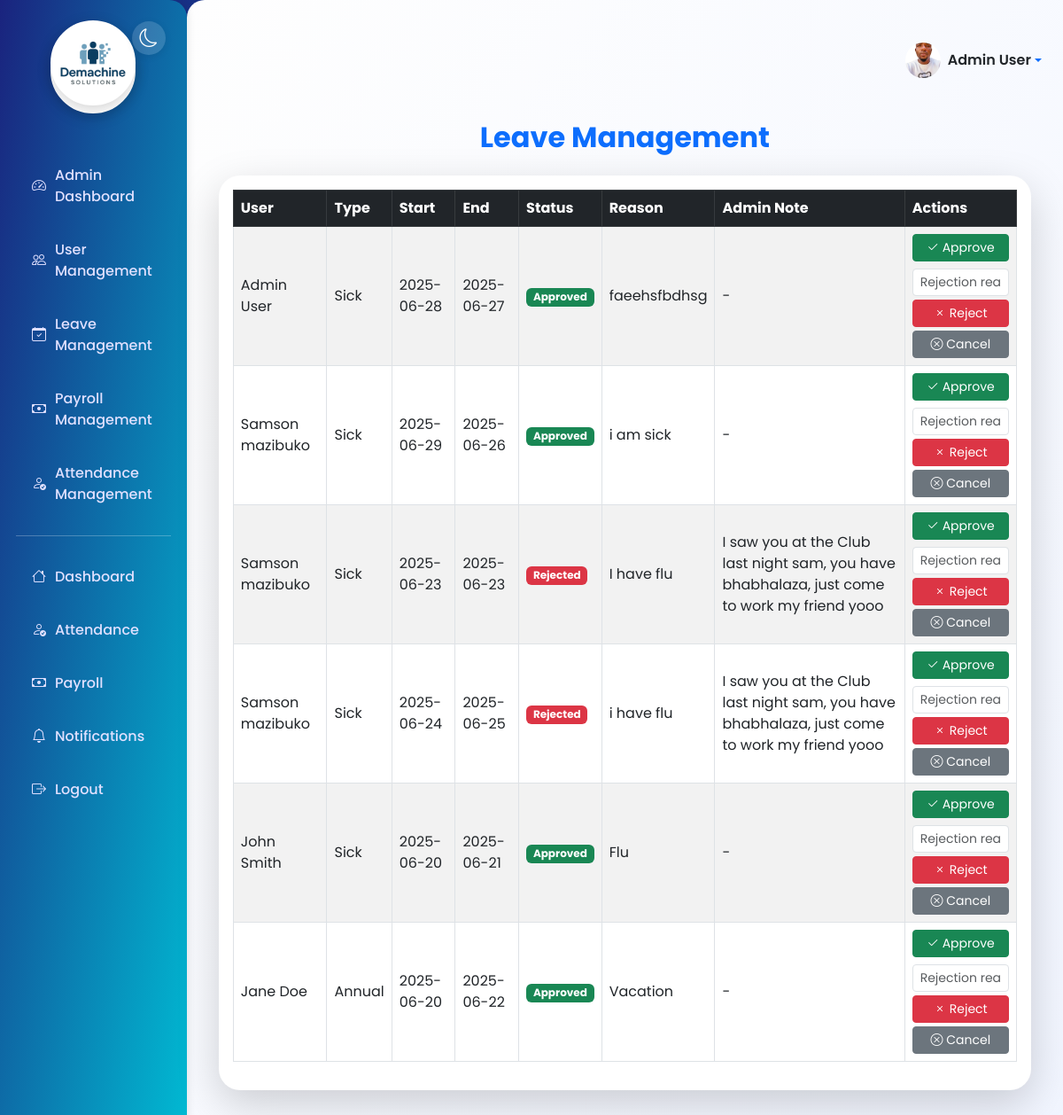
The page /admin/leaves (signed in) on the database its author committed.
### models.py (models this page shows, shortened)
class User(db.Model, UserMixin):
    id = db.Column(db.Integer, primary_key=True)
    username = db.Column(db.String(80), unique=True, nullable=False)
    email = db.Column(db.String(120), unique=True, nullable=False)
    password_hash = db.Column(db.String(128), nullable=False)
    name = db.Column(db.String(100))
    phone = db.Column(db.String(20))
    role = db.Column(db.String(20), default='user')  # 'admin' or 'user'
    is_active = db.Column(db.Boolean, default=True)
    date_joined = db.Column(db.DateTime, default=datetime.utcnow)
    face_encoding = db.Column(db.PickleType)  # Store face encoding as binary
    profile_picture = db.Column(db.String(255))  # Filename of profile picture
    email_notifications = db.Column(db.Boolean, default=True)
    sms_notifications = db.Column(db.Boolean, default=False)
    is_verified = db.Column(db.Boolean, default=False)
    attendances = db.relationship('Attendance', backref='user', lazy=True)
    leaves = db.relationship('LeaveRequest', backref='user', lazy=True)
    payrolls = db.relationship('Payroll', backref='user', lazy=True)
    notifications = db.relationship('Notification', backref='user', lazy=True)

class LeaveRequest(db.Model):
    id = db.Column(db.Integer, primary_key=True)
    user_id = db.Column(db.Integer, db.ForeignKey('user.id'), nullable=False)
    leave_type = db.Column(db.String(50), nullable=False)
    start_date = db.Column(db.Date, nullable=False)
    end_date = db.Column(db.Date, nullable=False)
    reason = db.Column(db.String(255), nullable=False)
    status = db.Column(db.String(20), default='Pending')  # Pending, Approved, Rejected, Cancelled
    admin_note = db.Column(db.String(255))
    requested_at = db.Column(db.DateTime, default=datetime.utcnow)
    reviewed_at = db.Column(db.DateTime)

### app.py (the view, shortened to what this page needs)
@app.route('/admin/leaves', methods=['GET', 'POST'])
@login_required
@admin_required
def admin_leaves():
    leaves = LeaveRequest.query.order_by(LeaveRequest.requested_at.desc()).all()
    return render_template('admin_leaves.html', leaves=leaves)

### app.py (called while the page is built)
@login_manager.user_loader
def load_user(user_id):
    return User.query.get(int(user_id))

def admin_required(f):
    @wraps(f)
    def decorated_function(*args, **kwargs):
        if not current_user.is_authenticated or current_user.role != 'admin':
            abort(403)
        return f(*args, **kwargs)
    return decorated_function

@app.before_request
def before_request():
    if current_user.is_authenticated:
        g.unread_notifications = Notification.query.filter_by(user_id=current_user.id, is_read=False).count()
    else:
        g.unread_notifications = 0

### templates/admin_leaves.html (shortened to what this page needs)
{% extends "layout.html" %}
{% block content %}
<div class="container py-4">
  <h2 class="mb-4 fw-bold text-primary text-center">Leave Management</h2>
  <div class="card shadow-lg border-0 mb-4" style="border-radius: 1.5rem;">
    <div class="card-body">
      <div class="table-responsive">
        <table class="table table-bordered table-striped align-middle">
          <thead class="table-dark">
            <tr>
              <th>User</th>
              <th>Type</th>
              <th>Start</th>
              <th>End</th>
              <th>Status</th>
              <th>Reason</th>
              <th>Admin Note</th>
              <th>Actions</th>
            </tr>
          </thead>
          <tbody>
            {% for leave in leaves %}
            <tr>
              <td>{{ leave.user.name or leave.user.username }}</td>
              <td>{{ leave.leave_type }}</td>
              <td>{{ leave.start_date.strftime('%Y-%m-%d') }}</td>
              <td>{{ leave.end_date.strftime('%Y-%m-%d') }}</td>
              <td>
                {% if leave.status == 'Approved' %}
                  <span class="badge bg-success">Approved</span>
                {% elif leave.status == 'Rejected' %}
                  <span class="badge bg-danger">Rejected</span>
                {% elif leave.status == 'Cancelled' %}
                  <span class="badge bg-secondary">Cancelled</span>
                {% else %}
                  <span class="badge bg-warning text-dark">Pending</span>
                {% endif %}
              </td>
              <td>{{ leave.reason }}</td>
              <td>{{ leave.admin_note or '-' }}</td>
              <td>
                {% if leave.status != 'Cancelled' %}
                <form method="post" action="/admin/leaves" class="mb-1">
                  <button type="submit" class="btn btn-success btn-sm w-100 mb-1"><i class="bi bi-check2"></i> Approve</button>
                </form>
                <form method="post" action="/admin/leaves" class="mb-1">
                  <input type="text" name="admin_note" class="form-control form-control-sm mb-1" placeholder="Rejection reason" required>
                  <button type="submit" class="btn btn-danger btn-sm w-100"><i class="bi bi-x"></i> Reject</button>
                </form>
                <form method="post" action="/admin/leaves">
                  <button type="submit" class="btn btn-secondary btn-sm w-100"><i class="bi bi-x-circle"></i> Cancel</button>
                </form>
                {% else %}
                  <span class="text-muted">No actions</span>
                {% endif %}
              </td>
            </tr>
            {% else %}
            <tr>
              <td colspan="8" class="text-center">No leave requests found.</td>
            </tr>
            {% endfor %}
          </tbody>
        </table>
      </div>
    </div>
  </div>
</div>
{% endblock %}

### templates/layout.html (shortened to what this page needs)
<!DOCTYPE html>
<html lang="en">
<head>
    <link href="https://cdn.jsdelivr.net/npm/bootstrap@5.3.0/dist/css/bootstrap.min.css" rel="stylesheet">
    <link href="https://cdn.jsdelivr.net/npm/bootstrap-icons@1.10.5/font/bootstrap-icons.css" rel="stylesheet">
</head>
<body>
    <div class="d-flex">
        <div class="sidebar">
            <div class="brand" style="justify-content: center; text-align: center;">
                <div class="brand-logo" style="margin: 0 auto;">
                    <img src="{{ url_for('static', filename='images/Demachine solutions.png') }}" alt="Demachine solutions logo" style="width:96px; height:96px; object-fit:cover; border-radius:50%; border:4px solid #fff; box-shadow:0 4px 16px rgba(0,0,0,0.18); margin-bottom:18px; background:#fff;">
                </div>
            </div>
            <button class="theme-toggle" id="themeToggle" title="Toggle dark/light mode">
                <i class="bi bi-moon" id="themeIcon"></i>
            </button>
            <ul class="nav flex-column mt-4">
                {% if current_user.is_authenticated %}
                    {% if current_user.role == 'admin' %}
                        <li class="nav-item"><a href="/admin" class="nav-link"><i class="bi bi-speedometer2"></i> Admin Dashboard</a></li>
                        <li class="nav-item"><a href="/admin/users" class="nav-link"><i class="bi bi-people"></i> User Management</a></li>
                        <li class="nav-item"><a href="/admin/leaves" class="nav-link"><i class="bi bi-calendar-check"></i> Leave Management</a></li>
                        <li class="nav-item"><a href="/admin/payroll" class="nav-link"><i class="bi bi-cash"></i> Payroll Management</a></li>
                        <li class="nav-item"><a href="/admin/attendance" class="nav-link"><i class="bi bi-person-check"></i> Attendance Management</a></li>
                        <li><hr></li>
                    {% endif %}
                    <li class="nav-item"><a href="/dashboard" class="nav-link"><i class="bi bi-house"></i> Dashboard</a></li>
                    <li class="nav-item"><a href="/attendance" class="nav-link"><i class="bi bi-person-check"></i> Attendance</a></li>
                    <li class="nav-item"><a href="/payroll" class="nav-link"><i class="bi bi-cash"></i> Payroll</a></li>
                    <li class="nav-item"><a href="/notifications" class="nav-link"><i class="bi bi-bell"></i> Notifications
                    </a></li>
                    <li class="nav-item"><a href="/logout" class="nav-link"><i class="bi bi-box-arrow-right"></i> Logout</a></li>
                {% else %}
                    <li class="nav-item"><a href="/login" class="nav-link"><i class="bi bi-box-arrow-in-right"></i> Login</a></li>
                {% endif %}
            </ul>
        </div>
        <div class="main-content">
            <div class="d-flex justify-content-end align-items-center mb-3" style="min-height:56px;">
                <div class="dropdown">
                    <a href="#" class="d-flex align-items-center text-decoration-none dropdown-toggle" id="profileDropdown" data-bs-toggle="dropdown" aria-expanded="false">
                        {% if current_user.profile_picture %}
                            <img src="{{ url_for('static', filename='images/profiles/' + current_user.profile_picture) }}" alt="Profile" class="rounded-circle me-2" style="width:40px; height:40px; object-fit:cover;">
                        {% else %}
                            <img src="{{ url_for('static', filename='images/default_avatar.png') }}" alt="Profile" class="rounded-circle me-2" style="width:40px; height:40px; object-fit:cover;">
                        {% endif %}
                        <span class="fw-semibold text-dark">{{ current_user.name or current_user.username }}</span>
                    </a>
                </div>
            </div>
            {% block content %}{% endblock %}
        </div>
    </div>
</body>
</html>

### templates/layout.html (style rules this page uses)
:root { --primary: #1a237e; --secondary: #00bcd4; --accent: #ff9800; --bg-light: #f4f8fb; --bg-dark: #232a3b; --sidebar-width: 250px; }
html, body { min-height: 100vh; font-family: 'Poppins', Arial, sans-serif; background: linear-gradient(135deg, var(--primary) 0%, var(--secondary) 100%); color: #222; }
.sidebar { background: linear-gradient(to bottom right, var(--primary), var(--secondary)); color: #fff; width: var(--sidebar-width); min-height: 100vh; padding: 32px 18px 18px 18px; box-shadow: 2px 0 8px rgba(0,0,0,0.08); border-top-right-radius: 20px; border-bottom-right-radius: 20px; position: relative; }
.sidebar .brand { display: flex; align-items: center; margin-bottom: 2.5rem; justify-content: center; text-align: center; }
.sidebar .brand-logo { width: 96px; height: 96px; border-radius: 50%; border: 4px solid #fff; box-shadow: 0 4px 16px rgba(0,0,0,0.18); margin-bottom: 18px; background: #fff; display: flex; align-items: center; justify-content: center; font-size: 2rem; font-weight: 700; color: #fff; margin-right: 1rem; }
.sidebar .nav-link { color: #e0e0ff; font-weight: 500; padding: 12px 18px; margin: 6px 0; border-radius: 12px; display: flex; align-items: center; transition: background-color 0.3s, color 0.2s, transform 0.2s; }
.sidebar .nav-link i { margin-right: 10px; }
.theme-toggle { position: absolute; top: 1.5rem; right: 1.5rem; background: rgba(255,255,255,0.15); border-radius: 50%; border: none; width: 38px; height: 38px; display: flex; align-items: center; justify-content: center; font-size: 1.3rem; color: #fff; box-shadow: 0 2px 8px rgba(0,0,0,0.08); transition: background 0.2s; }
.main-content { padding: 40px 24px; width: 100%; background: linear-gradient(to bottom right, #fefefe, #f1f5ff); border-top-left-radius: 20px; min-height: 100vh; }

### rows shown on the page
User: profile_picture (picture), name "Admin User"
LeaveRequest: user "Admin User", leave_type "Sick", start_date "2025-06-28", end_date "2025-06-27", status "Approved", reason "faeehsfbdhsg", admin_note "-"
LeaveRequest: user "Samson mazibuko", leave_type "Sick", start_date "2025-06-29", end_date "2025-06-26", status "Approved", reason "i am sick", admin_note "-"
LeaveRequest: user "Samson mazibuko", leave_type "Sick", start_date "2025-06-23", end_date "2025-06-23", status "Rejected", reason "I have flu", admin_note "I saw you at the Club last night sam, you have bhabhalaza, just come to work my friend yooo"
LeaveRequest: user "Samson mazibuko", leave_type "Sick", start_date "2025-06-24", end_date "2025-06-25", status "Rejected", reason "i have flu", admin_note "I saw you at the Club last night sam, you have bhabhalaza, just come to work my friend yooo"
LeaveRequest: user "John Smith", leave_type "Sick", start_date "2025-06-20", end_date "2025-06-21", status "Approved", reason "Flu", admin_note "-"
LeaveRequest: user "Jane Doe", leave_type "Annual", start_date "2025-06-20", end_date "2025-06-22", status "Approved", reason "Vacation", admin_note "-"
